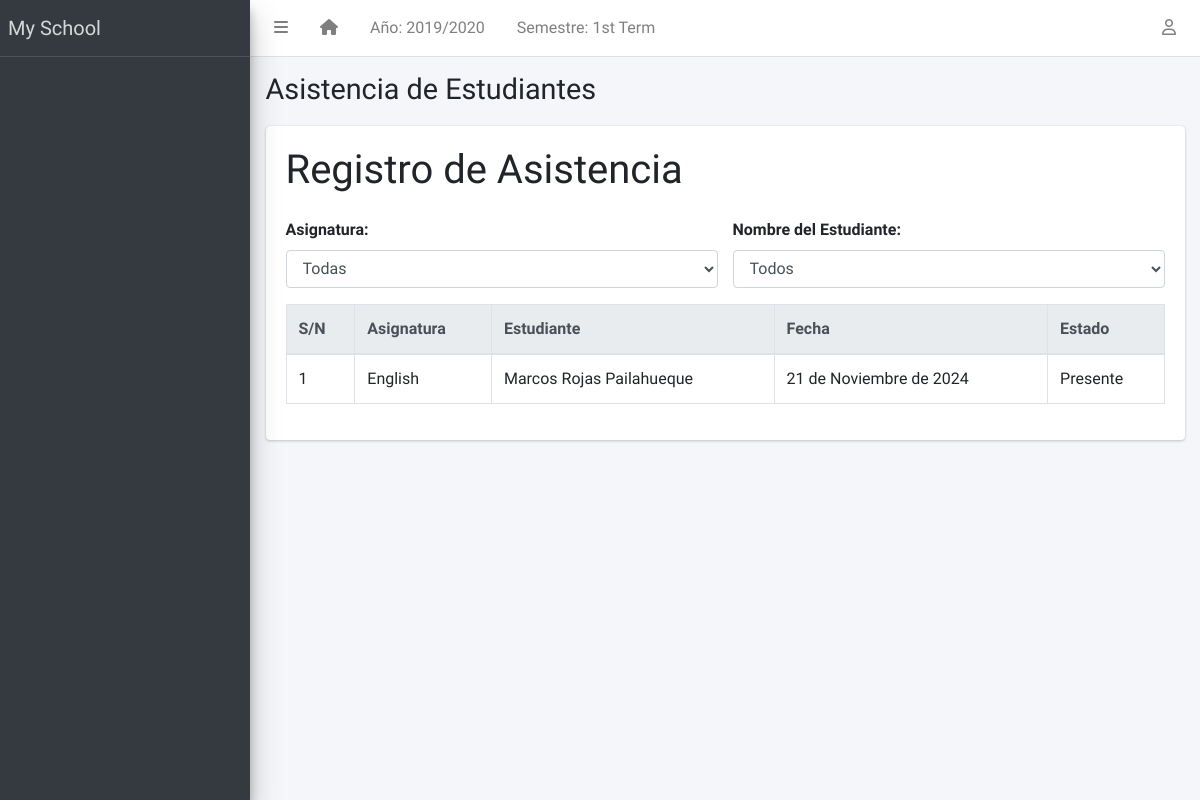
The page /student/attendance/ on the database its author committed.
### apps/corecode/models.py (models this page shows, shortened)
class AcademicSession(models.Model):
    name = models.CharField(max_length=200, unique=True)
    current = models.BooleanField(default=True)
    class Meta:
        ordering = ["-name"]

class AcademicTerm(models.Model):
    name = models.CharField(max_length=20, unique=True)
    current = models.BooleanField(default=True)
    class Meta:
        ordering = ["name"]

class SiteConfig(models.Model):
    key = models.SlugField()
    value = models.CharField(max_length=200)

class Attendance(models.Model):
    ATTENDANCE_CHOICES = [
        ('presente', 'Presente'),
        ('ausente', 'Ausente'),
        ('justificado', 'Justificado'),
    ]
    student = models.ForeignKey('students.Student', on_delete=models.CASCADE)
    subject = models.ForeignKey(Subject, on_delete=models.CASCADE)
    class_record = models.ForeignKey('teachers.ClassRecord', on_delete=models.CASCADE, related_name='attendances')
    date = models.DateField(default=timezone.now)
    status = models.CharField(max_length=12, choices=ATTENDANCE_CHOICES, default='ausente')
    class Meta:
        unique_together = ('student', 'class_record')
        ordering = ["date"]

class Subject(models.Model):
    name = models.CharField(max_length=200, unique=True, verbose_name="Nombre")
    class Meta:
        ordering = ["name"]

### apps/students/models.py (models this page shows, shortened)
class Student(models.Model):
    STATUS_CHOICES = [("activo", "Activo"), ("inactivo", "Inactivo")]
    GENDER_CHOICES = [("masculino", "Masculino"), ("femenino", "Femenino")]
    estado = models.CharField(max_length=10, choices=STATUS_CHOICES, default="activo")
    rut_regex = RegexValidator(
        regex=r"^\d{1,2}\d{3}\d{3}-[0-9kK]{1}$",
        message="El RUT debe estar en el formato 'XXXXXXXX-X'"
    )
    rut = models.CharField(max_length=12, unique=True, validators=[rut_regex], blank=True)
    apellido_paterno = models.CharField(max_length=200)
    apellido_materno = models.CharField(max_length=200)
    nombres = models.CharField(max_length=200, blank=True)
    sexo = models.CharField(max_length=10, choices=GENDER_CHOICES, default="masculino")
    fecha_nacimiento = models.DateField(default=timezone.now)
    curso_actual = models.ForeignKey(
        StudentClass, on_delete=models.SET_NULL, blank=True, null=True
    )
    fecha_admision = models.DateField(default=timezone.now)
    telefono_regex = RegexValidator(
        regex="^[0-9]{9,15}$", message="El número de teléfono no tiene el formato correcto."
    )
    telefono_apoderado = models.CharField(
        validators=[telefono_regex], max_length=15, blank=True
    )
    direccion = models.TextField(blank=True)
    observaciones = models.TextField(blank=True)
    email = models.EmailField(
        max_length=254, unique=True, validators=[EmailValidator()],
        blank=True, null=True
    )
    foto = models.ImageField(blank=True, upload_to="students/fotos/")
    representante = models.ForeignKey(
        "representatives.Representatives", on_delete=models.SET_NULL, null=True, blank=True, related_name="estudiantes"
    )
    subjects = models.ManyToManyField(Subject, related_name="students", blank=True)
    class Meta:
        ordering = ["apellido_paterno", "apellido_materno", "nombres"]

### apps/students/views.py (the view)
# urls.py: path('attendance/', AttendanceListView.as_view(), name='attendance-list'),
class AttendanceListView(ListView):
    model = Attendance
    template_name = "students/student_attendance_list.html"
    context_object_name = "attendances"
    def get_queryset(self):
        return Attendance.objects.select_related('student', 'subject').order_by('date')

### apps/corecode/context_processors.py (called while the page is built)
def site_defaults(request):
    current_session = AcademicSession.objects.get(current=True)
    current_term = AcademicTerm.objects.get(current=True)
    vals = SiteConfig.objects.all()
    contexts = {
        "current_session": current_session.name,
        "current_term": current_term.name,
    }
    for val in vals:
        contexts[val.key] = val.value
    return contexts

### apps/templatetags/student_extras.py (called while the page is built)
@register.filter
def unique_subjects(attendances):
    seen_subjects = set()
    unique_list = []
    for attendance in attendances:
        subject_name = attendance.subject.name
        if subject_name not in seen_subjects:
            unique_list.append(subject_name)
            seen_subjects.add(subject_name)
    return unique_list

@register.filter
def unique_students(attendances):
    seen_students = set()
    unique_list = []
    for attendance in attendances:
        full_name = f"{attendance.student.nombres} {attendance.student.apellido_paterno} {attendance.student.apellido_materno}"
        if full_name not in seen_students:
            unique_list.append(full_name)
            seen_students.add(full_name)
    return unique_list

### apps/templatetags/user_groups.py (called while the page is built)
@register.filter
def in_group(user, group_id):
    return user.groups.filter(id=group_id).exists()

### apps/students/templates/students/student_attendance_list.html (shortened to what this page needs)
{% extends 'base.html' %}
{% load student_extras %}
{% block title %}Asistencia de Estudiantes{% endblock title %}
{% block content %}
  <h1 class="mb-4">Registro de Asistencia</h1>
  <div class="row mb-3">
    <div class="col-md-6">
      <label for="filter-course" class="form-label" style="font-weight: bold;">Asignatura:</label>
      <select id="filter-course" class="form-control">
        <option value="">Todas</option>
      </select>
    </div>
    <div class="col-md-6">
      <label for="filter-student" class="form-label" style="font-weight: bold;">Nombre del Estudiante:</label>
      <select id="filter-student" class="form-control">
        <option value="">Todos</option>
      </select>
    </div>
  </div>
  <div class="table-responsive">
    <table id="studenttable" class="table table-bordered table-hover">
      <thead class="thead-light">
        <tr>
          <th>S/N</th>
          <th>Asignatura</th>
          <th>Estudiante</th>
          <th>Fecha</th>
          <th>Estado</th>
        </tr>
      </thead>
      <tbody>
        {% for attendance in attendances %}
          <tr>
            <td>{{ forloop.counter }}</td>
            <td>{{ attendance.subject.name }}</td>
            <td>{{ attendance.student.nombres }} {{ attendance.student.apellido_paterno }} {{ attendance.student.apellido_materno }}</td>
            <td>{{ attendance.date }}</td>
            <td>{{ attendance.get_status_display }}</td>
          </tr>
        {% endfor %}
      </tbody>
    </table>
  </div>
{% endblock content %}

### templates/base.html (shortened to what this page needs)
{% load static %}
{% load custom_templatetag %}
{% load representative_tags %}
<!DOCTYPE html>
<html lang="en">
<head>
  <link rel="stylesheet" href="https://cdnjs.cloudflare.com/ajax/libs/dropzone/5.9.3/dropzone.min.css">
  <link rel="stylesheet" href="https://cdnjs.cloudflare.com/ajax/libs/font-awesome/6.6.0/css/all.min.css" />
  <link rel="stylesheet"
    href="{% static 'plugins/overlayScrollbars/css/OverlayScrollbars.min.css' %}">
  <link rel="stylesheet" href="{% static 'plugins/Datatables/datatables.min.css' %}" />
  <link rel="stylesheet" href="{% static 'dist/css/adminlte.min.css' %}">
</head>
<body
  class="hold-transition sidebar-mini layout-fixed layout-navbar-fixed layout-footer-fixed">
  <div class="wrapper">
    <nav class="main-header navbar navbar-expand navbar-white navbar-light">
      <ul class="navbar-nav">
        <li class="nav-item">
          <a class="nav-link" data-widget="pushmenu" href="#" role="button"><i class="fas fa-bars"></i></a>
        </li>
        <li class="nav-item d-none d-sm-inline-block">
          <a href="{% url 'home' %}" class="nav-link"><i class="fa fa-home"></i></a>
        </li>
        <li class="nav-item d-none d-sm-inline-block">
          <a href="{% url 'current-session' %}" class="nav-link">Año: {{ current_session }}</a>
        </li>
        <li class="nav-item d-none d-sm-inline-block">
          <a href="{% url 'current-session' %}" class="nav-link">Semestre: {{ current_term }}</a>
        </li>
      </ul>
      <ul class="navbar-nav ml-auto">
        <li class="nav-item dropdown">
          <a class="nav-link" data-toggle="dropdown" href="#">
            <i class="far fa-user"></i>
          </a>
        </li>
      </ul>
    </nav>
    <aside class="main-sidebar sidebar-dark-primary elevation-4">
      <a href="{% url 'home' %}" class="brand-link">{{ school_name | default:"MySchool" }}</a>
      <div class="sidebar">
      </div>
    </aside>
    <div class="content-wrapper">
      <section class="content-header">
        <div class="container-fluid">
          <div class="row mb-1">
            <div class="col-sm-8">
              <h1>{% block title %}{% endblock title %}</h1>
            </div>
            <div class="col-sm-4">
            </div>
          </div>
        </div>
      </section>
      <section class="content">
        <div class="container-fluid">
          <div class="row">
            <div class="col-md-12">
              {% block fullcard %}
              <div class="card">
                <div class="card-body">
                  <div class="row">
                    <div class="col">
                      {% block content %}
                      {% endblock content %}
                    </div>
                  </div>
                </div>
              </div>
              {% endblock fullcard %}
            </div>
          </div>
        </div>
      </section>
    </div>
  </div>
</body>
</html>

### rows shown on the page
AcademicSession: name "2019/2020"
AcademicTerm: name "1st Term"
SiteConfig: value "My School"
Attendance: subject.name "English", student.nombres "Marcos", student.apellido_paterno "Rojas", student.apellido_materno "Pailahueque", date "21 de Noviembre de 2024", status "Presente"
